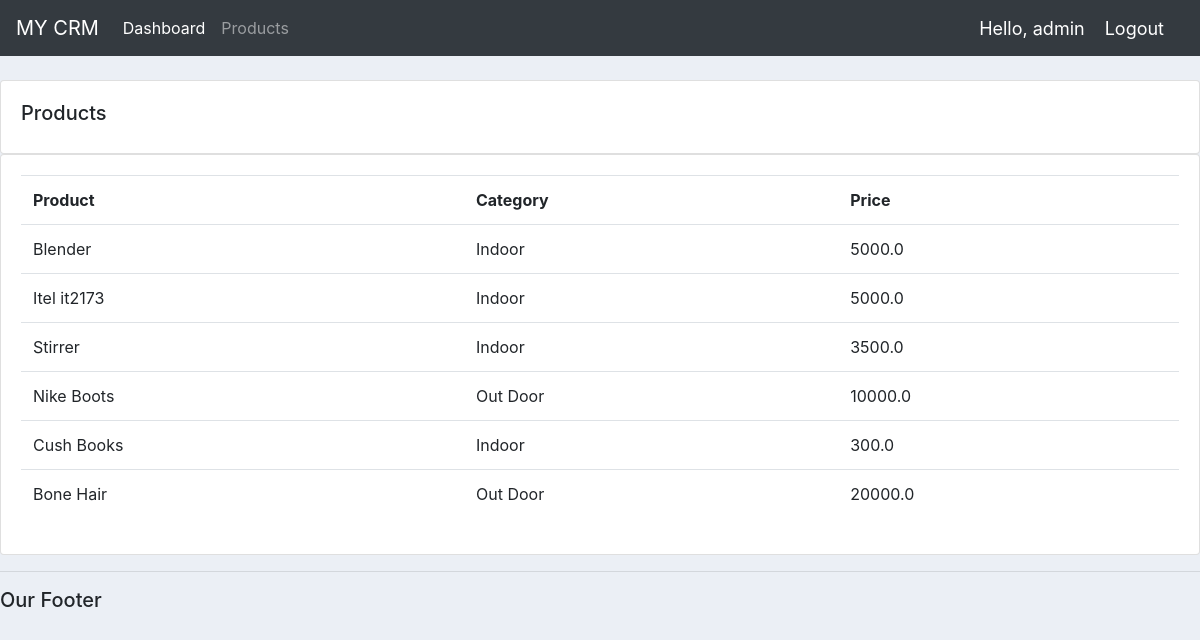
Screenshot of /products/ (signed in) with the database file from the repository.
### accounts/models.py (models this page shows, shortened)
class Product(models.Model):
	CATEGORY = (
			('Indoor','Indoor'),
			('Out Door','Out Door'),
		)
	name = models.CharField(max_length=200, null = True)
	price = models.FloatField(null=True)
	category = models.CharField(max_length=200, null = True, choices=CATEGORY)
	description = models.CharField(max_length=200, null = True)
	date_created = models.DateTimeField(auto_now_add=True, null=True)
	tags = models.ManyToManyField(Tag)

### accounts/decorators.py (the view)
		def wrapper_func(request, *args, **kwargs):
			group = None
			if request.user.groups.exists():
				group = request.user.groups.all()[0].name
			if group in allowed_roles:
				return view_func(request, *args, **kwargs)
			else:
				return HttpResponse ('You are not authorised to view this page!')

### accounts/views.py (called while the page is built)
@login_required(login_url='login')
@allowed_users(allowed_roles=['admin'])
def products(request):
	products = Product.objects.all()
	return render(request, 'accounts/products.html', {'products':products})

### accounts/templates/accounts/products.html
{% extends 'accounts/main.html' %}
{% block content %}
	<br>
		<div class="row">
			<div class="col-md">
				<div class="card card-body">
					<h5>Products</h5>
				</div>
				<div class="card card-body">
					<table class="table">
						<tr>
							<th>Product</th>
							<th>Category</th>
							<th>Price</th>
						</tr>
						{% for product in products %}
							<tr>
								<td>{{ product.name }}</td>
								<td>{{ product.category }}</td>
								<td>{{ product.price }}</td>
							</tr>
						{% endfor %}
					</table>
				</div>
			</div>
		</div>
{% endblock content %}

### accounts/templates/accounts/navbar.html (shortened to what this page needs)
{% load static %}
<nav class="navbar navbar-expand-lg navbar-dark bg-dark">
  <a class="navbar-brand" href="{% url 'home' %}">MY CRM</a>
  <div class="collapse navbar-collapse" id="navbarNav">
    {% if request.user.is_staff %}
    <ul class="navbar-nav">
      <li class="nav-item active">
        <a class="nav-link" href="{% url 'home' %}">Dashboard <span class="sr-only">(current)</span></a>
      </li>
      <li class="nav-item">
        <a class="nav-link" href="{% url 'products' %}">Products</a>
      </li>
    {% else %}
      <li class="nav-item">
        <a class="nav-link" href="{% url 'account' %}">Accounts</a>
      </li>
    </ul>
    {% endif %}
  </div>
  <span class="hello-msg">Hello, {{ request.user }} </span>
  <span><a class="hello-msg" href="{% url 'logout' %}">Logout</a></span>
</nav>

### accounts/static/css/main.css (style rules this page uses)
body { background-color: #ebeff5; }

### accounts/templates/accounts/navbar.html (style rules this page uses)
.hello-msg { color: #fff; font-size: 18px; margin-right: 20px; }

### rows the page displays
Product: name "Blender", category "Indoor", price "5000.0"
Product: name "Itel it2173", category "Indoor", price "5000.0"
Product: name "Stirrer", category "Indoor", price "3500.0"
Product: name "Nike Boots", category "Out Door", price "10000.0"
Product: name "Cush Books", category "Indoor", price "300.0"
Product: name "Bone Hair", category "Out Door", price "20000.0"

### other values shown
{{ request.user }} "admin"
